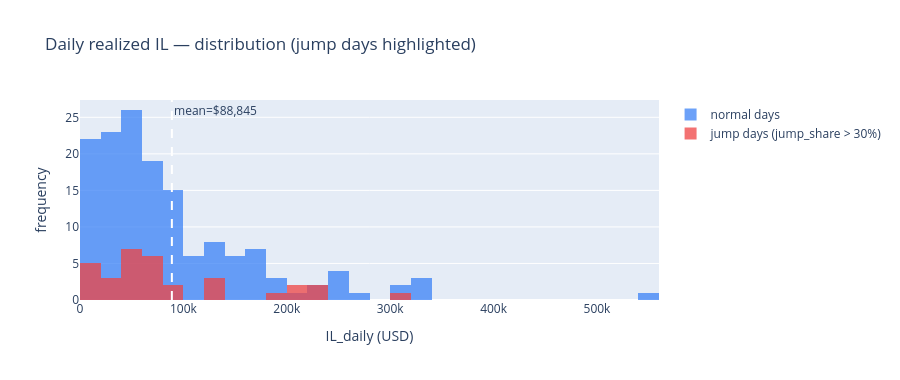

Source (notebook cell):
### Markdown cell above
**Plot 1 — IL_daily distribution + jump-day overlay**

### Code cell
il = daily_df["il_daily"].dropna()
jump_share = daily_df["jump_share"].reindex(il.index).fillna(0.0)
is_jump_day = jump_share > 0.30  # ≥30% of IL attributed to jumps

fig = go.Figure()
fig.add_trace(go.Histogram(
    x=il[~is_jump_day].to_list(), name="normal days",
    nbinsx=30, marker_color="#3b82f6", opacity=0.75,
))
fig.add_trace(go.Histogram(
    x=il[is_jump_day].to_list(), name="jump days (jump_share > 30%)",
    nbinsx=30, marker_color="#ef4444", opacity=0.75,
))
fig.add_vline(x=float(il.mean()), line_dash="dash", line_color="white",
              annotation_text=f"mean=${il.mean():,.0f}")
fig.update_layout(
    barmode="overlay", height=380,
    title_text="Daily realized IL — distribution (jump days highlighted)",
    xaxis_title="IL_daily (USD)", yaxis_title="frequency",
)
fig.show()

### Figure 1 — Plotly figure (JSON) as saved in the notebook; plotly's stock layout.template omitted (floating-point values rounded to 4 significant figures; data arrays with more than 128 entries replaced by an {"elided": "..."} marker saying what was removed)
{"data": [{"marker": {"color": "#3b82f6"}, "name": "normal days", "nbinsx": 30, "opacity": 0.75, "type": "histogram", "x": {"elided": "149 float values"}}, {"marker": {"color": "#ef4444"}, "name": "jump days (jump_share > 30%)", "nbinsx": 30, "opacity": 0.75, "type": "histogram", "x": [54700.0, 70560.0, 12730.0, 70290.0, 14040.0, 37770.0, 133100.0, 30070.0, 75730.0, 84150.0, 224400.0, 7828.0, 218000.0, 78160.0, 4745.0, 43050.0, 128800.0, 44910.0, 310800.0, 230200.0, 88820.0, 130000.0, 180800.0, 64060.0, 49840.0, 12350.0, 63730.0, 204400.0, 45280.0, 48720.0, 53690.0, 21430.0]}], "layout": {"annotations": [{"showarrow": false, "text": "mean=$88,845", "x": 88840.0, "xanchor": "left", "xref": "x", "y": 1, "yanchor": "top", "yref": "y domain"}], "barmode": "overlay", "height": 380, "shapes": [{"line": {"color": "white", "dash": "dash"}, "type": "line", "x0": 88840.0, "x1": 88840.0, "xref": "x", "y0": 0, "y1": 1, "yref": "y domain"}], "title": {"text": "Daily realized IL — distribution (jump days highlighted)"}, "xaxis": {"title": {"text": "IL_daily (USD)"}}, "yaxis": {"title": {"text": "frequency"}}}}
